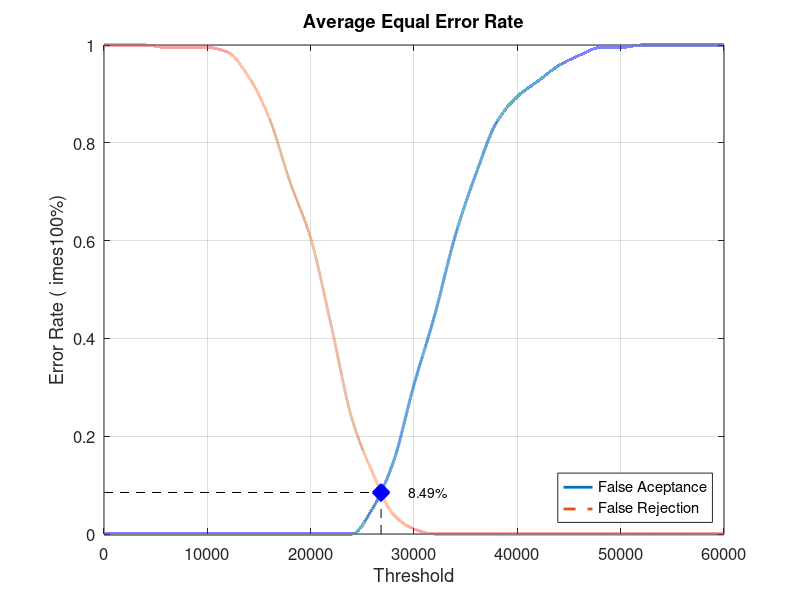
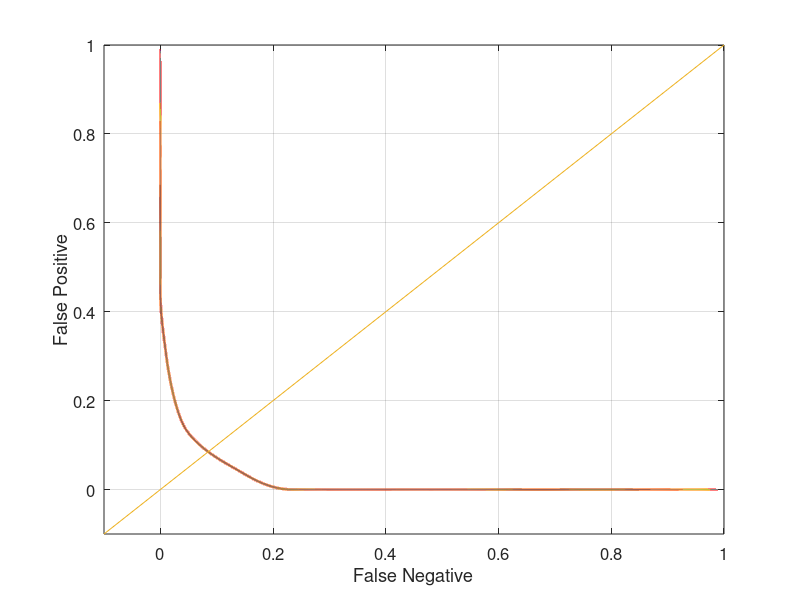

Write MATLAB code to recreate these figures, in order.
close all;
clear;
clc;
x = 0:2000:60000;
xq = 0:0.5:60000;

y0 = [0 0 0 0 0 0 0 0 0 0 0 0 0 0.0526316 0.147368 0.305263 0.447368 0.610526 0.736842 0.842105 0.894737 0.926316 0.957895 0.978947 0.994737 0.994737 1 1 1 1 1]
yy0 = interp1(x, y0, xq, 'pchip');
y1 = [1 1 1 0.995 0.995 0.995 0.985 0.935 0.85 0.72 0.605 0.425 0.235 0.125 0.04 0.01 0 0 0 0 0 0 0 0 0 0 0 0 0 0 0]
yy1 = interp1(x, y1, xq, 'pchip');

% Calculating EER: 
y2 = abs(y0 - y1);
find(y2 == min(y2))
yy2 = abs(yy0 - yy1);
xEER = find(yy2 == min(yy2));
xEERIndex = xq(xEER) % X-axis EER
yEER = yy0(xEER) % Y-axis EER

main = figure
plot(xq, yy0,'-','LineWidth', 2);	hold on
plot(xq, yy1,'--','LineWidth', 2);	hold on
plot([xEERIndex xEERIndex], [0 yEER], 'k--');	hold on
plot([0 xEERIndex], [yEER yEER], 'k--');	hold on
plot(xEERIndex, yEER, 'bx', 'LineWidth', 10);	hold on
text(xEERIndex + 10 * xEERIndex / 100, yEER, [num2str(round((10000 * yEER)) / 100) '%'])
legend('False Aceptance', 'False Rejection', 'Location', 'SouthEast')
xlabel('Threshold')
ylabel('Error Rate (	imes100%)')
title('Average Equal Error Rate')
set(gca, 'FontSize', 12)
axis([0 60000 0 1])
grid on

print(main, 'Database2_1Main', '-dpng');
FNRxFPR = figure('Color', [1 1 1]);
plot(yy1, yy0, '-', yy1, yy0, 'LineWidth', 2);
hold on
y = -0.1:0.1:1
plot(y, y); 
set(gca, 'FontSize', 12)
xlabel('False Negative')
ylabel('False Positive')
axis([-0.1 1 -0.1 1])
set(gca, 'FontSize', 12)
grid on

print(FNRxFPR, 'Database2_1FNRxFPR','-dpng');
